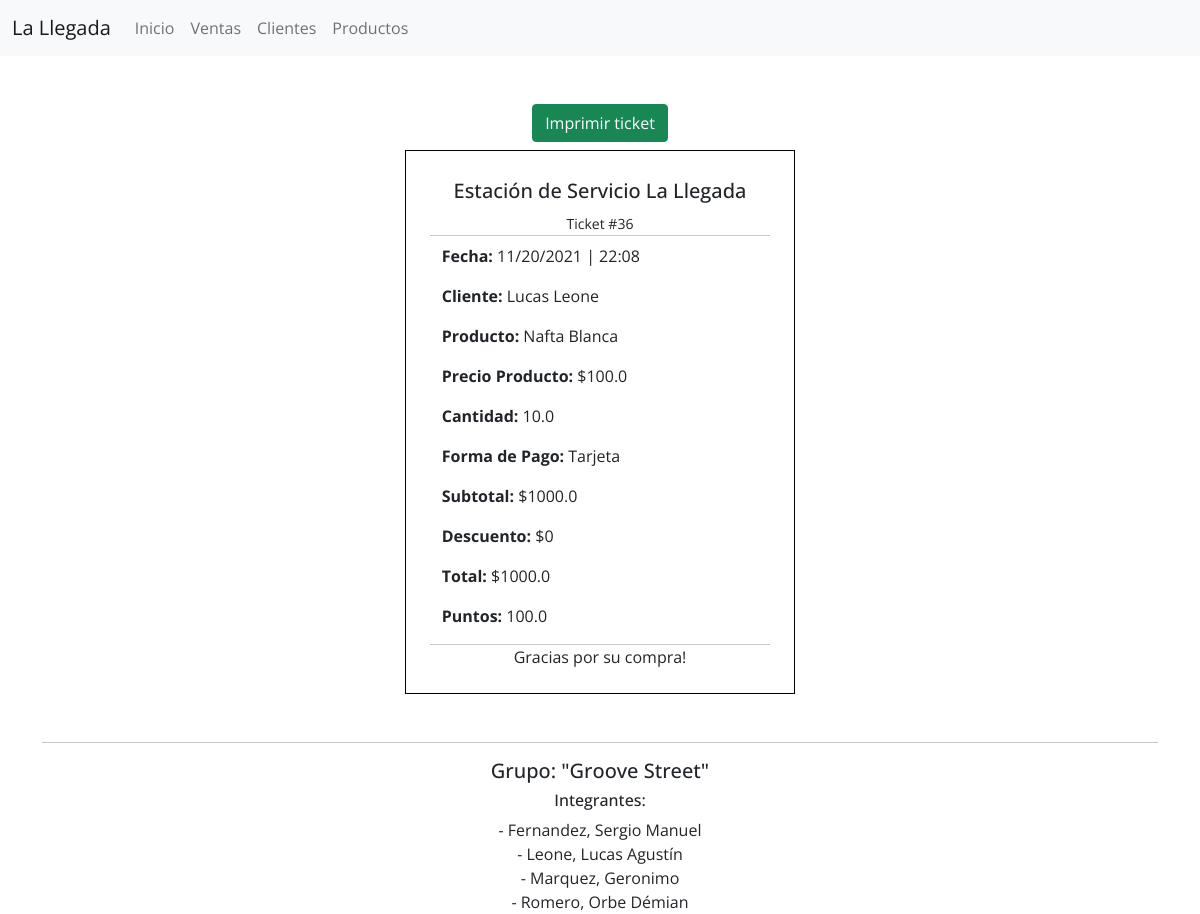
The app's page /ventas/ticket/36/ with its own data.
### ventas/models.py (models this page shows, shortened)
class Venta(LlegadaModel):
    fecha = models.DateTimeField(default=timezone.now, help_text='Ejemplo: 09/11/2021 17:20:00')
    cliente = models.ForeignKey(Cliente, on_delete=models.CASCADE)
    producto = models.ForeignKey(Product, on_delete=models.SET_NULL, null=True)
    cantidad = models.FloatField(validators=[MinValueValidator(0.0)])
    forma_pago = models.ForeignKey(FormaPago, max_length=10, help_text='Contado 10% Descuento', on_delete=models.CASCADE)
    def subtotal(self):
        total = self.producto.precio * self.cantidad
        total = round(total, 2)
        return total
    def descuento(self):
        total = self.producto.precio * self.cantidad
        descuento = round(total, 2)
        if self.forma_pago.nombre == 'Contado':
            descuento = (descuento * 0.1)
            descuento = round(descuento, 2)
            return descuento
        else:
            return 0
    def puntos(self):
        total = (self.producto.precio * self.cantidad) / 10
        return total
    def get_total(self):
        total = self.producto.precio * self.cantidad
        total_round = round(total, 3)
        if self.forma_pago.nombre == 'Contado':
            total_round = total_round - (total_round * 0.1 )
        return total_round

class FormaPago(LlegadaModel):
    nombre = models.CharField(max_length=15)
    def __str__(self):
        return self.nombre

### clientes/models.py (models this page shows)
class Cliente(LlegadaModel):
    nombre = models.CharField(max_length=100)
    apellido = models.CharField(max_length=100)
    tipo_documento = models.CharField(choices=DOCUMENTO_CHOICES, max_length=10)
    numero_documento = models.CharField(max_length=20)
    telefono = models.CharField('Teléfono', max_length=25)
    email = models.EmailField()
    localidad = models.CharField(max_length=100)
    puntos = models.IntegerField(default=0)
    def __str__(self):
        return f'{self.nombre} {self.apellido}'

### productos/models.py (models this page shows)
class Product(LlegadaModel):
    nombre = models.CharField(max_length=100)
    precio = models.FloatField()
    cantidad = models.FloatField(validators=[MinValueValidator(0.0)])
    stock_minimo = models.IntegerField()
    stock_maximo = models.IntegerField()
    proveedor = models.CharField(max_length=100,)
    marca = models.CharField(max_length=100,)
    tamaño = models.CharField(blank=True, max_length=100)
    ubicacion = models.CharField(blank=True, max_length=150)
    tipo_producto = models.ForeignKey(
        KindOfProduct,
        on_delete=models.SET_NULL,
        null=True,
        blank=True
    )
    def __str__(self):
        return self.nombre
    class Meta:
        verbose_name = 'Producto'
        verbose_name_plural = 'Productos'

### ventas/views.py (the view)
class TicketView(DetailView):
    template_name = 'ventas/ticket.html'
    context_object_name = 'venta'
    queryset = Venta.objects.all()

### templates/ventas/ticket.html (shortened to what this page needs)
{% extends 'base.html' %}
{% block body %}
    <div class="container d-flex justify-content-center mt-5 mb-2">
        <div class="btn btn-success">
            <a href="javascript:window.print()" class="mt-4" style="text-decoration: unset;">Imprimir ticket</a>
        </div>
    </div>
    <div id="ticket" class="container d-flex justify-content-center">
        <div class="row p-4">
            <div class="ticket-title text-center">
                <h5 class="mt-1">Estación de Servicio La Llegada</h5>
                <small>Ticket #{{ venta.pk }}</small>
            </div>
            <hr class="m-0">
            <div class="ticket-body mt-2">
                <p>
                    <strong>Fecha: </strong>{{ venta.fecha|date:'SHORT_DATE_FORMAT' }} | {{ venta.fecha|time:'H:i' }}
                </p>
                <p>
                    <strong>Cliente: </strong>{{ venta.cliente }}
                </p>
                <p>
                    <strong>Producto: </strong>{{ venta.producto }}
                </p>
                <p>
                    <strong>Precio Producto: </strong>${{ venta.producto.precio }}
                </p>
                <p>
                    <strong>Cantidad: </strong>{{ venta.cantidad }}
                </p>
                <p>
                    <strong>Forma de Pago: </strong>{{ venta.forma_pago }}
                </p>
                <p>
                    <strong>Subtotal: </strong>${{ venta.subtotal }}
                </p>
                <p>
                    <strong>Descuento: </strong>${{ venta.descuento }}
                </p>
                <p>
                    <strong>Total: </strong>${{ venta.get_total }}
                </p>
                <p>
                    <strong>Puntos: </strong>{{ venta.puntos }}
                </p>
            </div>
            <hr class="m-0">
            <div class="ticket-last d-flex justify-content-center">
                <p class="m-0">Gracias por su compra!</p>
            </div>
        </div>
    </div>
{% endblock body %}

### static/css/main.css (style rules this page uses)
* { margin: 0; padding: 0; font-family: 'Open Sans', sans-serif; }
.btn-success a { color: white !important; }
#ticket .row { border: 1px solid black; width: 30%; }
@media screen and (max-width: 1400px) { #ticket .row { width: 35%; } }

### records on screen
Venta: pk "36", fecha "11/20/2021", fecha "22:08", cliente "Lucas Leone", producto "Nafta Blanca", producto.precio "100.0", cantidad "10.0", forma_pago "Tarjeta", subtotal "1000.0", descuento "0", get_total "1000.0", puntos "100.0"
